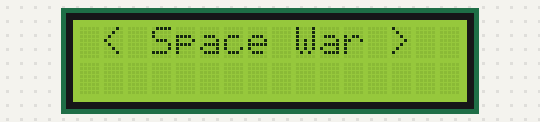
This program was run on a simulated ATmega32, built with avr-gcc and emulated at 8 MHz. On the bench: 20×4 character LCD. Wiring (inferred from the names in the program): character LCD (HD44780): RS PA2; R/W PA1; E PA0; data PC0, PC1, PC2, PC3, PC4, PC5, PC6, PC7.

Above: at 0.1 s.
At 1.2 s:
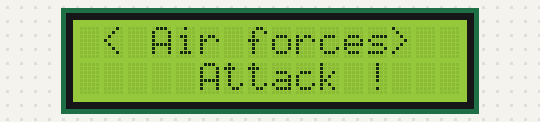
At 9.2 s:
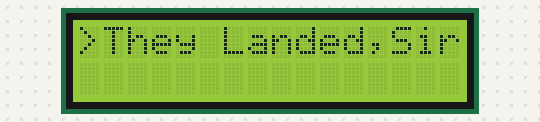
At 18.1 s:
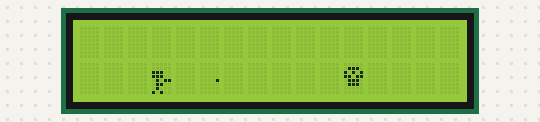
At 25.7 s:
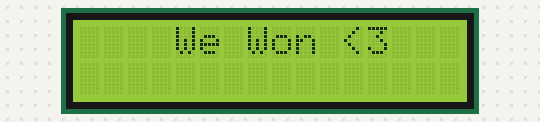
At 38.9 s:
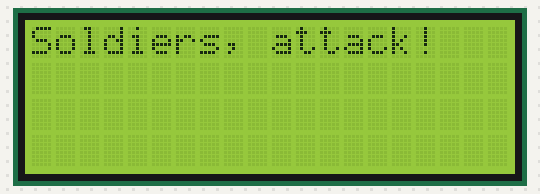

The program:

main.c
```c
#include "STD_Types.h"
#include "BIT_MATH.h"
#include "LCD_init.h"
#include <util/delay.h>

u8 Hamada1[8]={0b01110,0b01110,0b00100,0b10101,0b01110,0b00100,0b01010,0b10001};
u8 Hamada2[8]={0b01110,0b01110,0b00101,0b00110,0b01100,0b10100,0b01010,0b10000};
u8 Hamada3[8]={0b00000,0b00000,0b11100,0b11100,0b01011,0b01100,0b01000,0b10100};
u8 aship1[8]={0b00000,0b00000,0b00011,0b00100,0b11000,0b00100,0b00011,0b00000};
u8 aship2[8]={0b00100,0b01010,0b10001,0b00000,0b00000,0b00000,0b11011,0b00100};
u8 aship3[8]={0b00000,0b00000,0b11000,0b00100,0b00011,0b00100,0b11000,0b00000};
u8 Alien[8]={0b11111,0b10101,0b11111,0b11111,0b01110,0b01010,0b11011,0b00000};
u8 ship1[8]={0b00000,0b00100,0b00000,0b00100,0b00100,0b01010,0b01010,0b11111};
u8 ship2[8]={0b00100,0b00000,0b00000,0b00100,0b00100,0b01010,0b01010,0b11111};
u8 bomb[8]={0b11011,0b00111,0b11100,0b10101,0b11011,0b10110,0b01011,0b11010};
u8 bullet[8]={0b00000,0b00000,0b000000,0b00000,0b00001,0b00000,0b00000,0b00000};
u8 bell[8]={0b00000,0b00100,0b01110,0b01110,0b01110,0b11111,0b00000,0b00100};
u8 daship1[8]={0b00000,0b00010,0b00101,0b11000,0b00100,0b00011,0b00000,0b00000};
u8 daship2[8]={0b00000,0b00100,0b01011,0b10000,0b00000,0b01011,0b10100,0b00000};
u8 Hamada4[8]={0b01110,0b01110,0b00100,0b10111,0b01100,0b00100,0b01010,0b10010};
u8 Hamada5[8]={0b01110,0b01110,0b00100,0b11100,0b00110,0b00100,0b01010,0b01001};
u8 skull[8]={0b00000,0b01110,0b10101,0b11011,0b01110,0b01110,0b00000,0b00000};

int main(){
  LCD_VidInit();
  while(1){
  LCD_VidGoTo(0, 1);
  LCD_VidDisplayName("< Space War >");
  _delay_ms(1000);
  LCD_VidGoTo(0,3);
  LCD_VidDisplayName("Air forces");
    LCD_VidGoTo(1, 4);
  LCD_VidDisplayName(" Attack !");
  _delay_ms(1000);
  LCD_VidCreateSpecialChar(ship1, 0);
  LCD_VidCreateSpecialChar(ship2, 1);
  LCD_VidCreateSpecialChar(aship1,2);
  LCD_VidCreateSpecialChar(aship2,3);
  LCD_VidCreateSpecialChar(aship3,4);
  LCD_VidCreateSpecialChar(bell,  5);
  LCD_VidCreateSpecialChar(daship1,6);
  LCD_VidCreateSpecialChar(daship2,7);
    int i=0 ,flag=0;
    for(int j=0; j<25 ; j++){
      LCD_VidClearDisplay();
     if(j<=10)
      LCD_VidSendSpecialChar(5, 0 , 15);
    if((j/14)%2==0){
       LCD_VidSendSpecialChar(2, 0, i%14);
       LCD_VidSendSpecialChar(3, 0, (i%14)+1);
       LCD_VidSendSpecialChar(4, 0, (i%14)+2);
       if(i>=2|| flag ){
          LCD_VidSendSpecialChar(i%2 ,1, (i%14) +1);
          flag=1;
        }
      i++;
      }
    else if((j/14) %2==1){
       i--;
       LCD_VidSendSpecialChar(2, 0 , i%14);
       LCD_VidSendSpecialChar(3, 0 , (i%14) +1);
       LCD_VidSendSpecialChar(4, 0 , (i%14)+2);
       if(i>=2 ||flag)
          LCD_VidSendSpecialChar(i%2 ,1, (i%14) +1);
    }
    _delay_ms(200);
  }
    LCD_VidClearDisplay();
    LCD_VidSendSpecialChar(6, 0, i%14);
    LCD_VidSendSpecialChar(7, 0, (i%14)+1);
    LCD_VidSendSpecialChar(4, 0, (i%14)+2);
    LCD_VidSendSpecialChar(0, 1, (i%14) +1);
    _delay_ms(750);
      LCD_VidClearDisplay();
    LCD_VidCreateSpecialChar(Hamada1, 0);
    LCD_VidCreateSpecialChar(Hamada2, 1);
    LCD_VidCreateSpecialChar(Hamada3, 2);
    LCD_VidCreateSpecialChar(bullet, 3);
    LCD_VidCreateSpecialChar(Alien, 4);
    LCD_VidClearDisplay();
    LCD_VidGoTo(0, 0);
    LCD_VidDisplayName(">They Landed,Sir");
    _delay_ms(1000);
    LCD_VidGoTo(0, 0);
    LCD_VidDisplayName("Soldiers, attack!");
    _delay_ms(1000);
    i=0;
    for( ;i<25 ;i++){
        LCD_VidClearDisplay();
        (i>=8)? flag=0 : LCD_VidSendSpecialChar(5, 0, 15);
        if (i<=4)
          LCD_VidSendSpecialChar(4, 1, 15 -(i%5));
        else
          LCD_VidSendSpecialChar(4, 1, 11);
        if (i==1)
          LCD_VidSendSpecialChar(0, 1, i-1);
        else if (i==2 || i==3)
          LCD_VidSendSpecialChar(1, 1, i-1);
        else if (i>=4)
          LCD_VidSendSpecialChar(2, 1, 3);
        if(i>4)
          LCD_VidSendSpecialChar(3, 1 , (i%6) +5);
        _delay_ms(250);
    }
    LCD_VidCreateSpecialChar(skull, 4);
    LCD_VidSendSpecialChar(4, 1, 11);
    _delay_ms(1000);
    LCD_VidClearDisplay();
    LCD_VidCreateSpecialChar(Hamada4, 1);
    LCD_VidCreateSpecialChar(Hamada5, 2);
    LCD_VidClearDisplay();
    LCD_VidGoTo(0, 5);
    LCD_VidDisplayName("gg Ez");
    _delay_ms(1000);
    i=0;
    for(;i<25 ;i++){
      LCD_VidClearDisplay();
      LCD_VidGoTo(0, 3);
      LCD_VidDisplayName(" We Won <3 ");
      LCD_VidSendSpecialChar(i%3, 1, i);
      _delay_ms(300);
    }
    LCD_VidClearDisplay();
  }
}
```

LCD_config.h
```c
#ifndef LCD_CONFIG_H
#define LCD_CONFIG_H

#define CONTROL_PORT Port_A
#define DATA_PORT Port_C
#define RS_PIN Pin_2
#define RW_PIN Pin_1
#define ENABLE Pin_0

#endif
```

LCD_init.h
```c
/****************************************************************************
 ****************************************************************************
 *******************   SWC    :        LCD_INIT          ********************
 *******************    By    : Youssef Mostafa Mohamed  ********************
 *******************   Date   :       9/9/2022          ********************
 *******************  Version :          V1.0            ********************
 ****************************************************************************
 ***************************************************************************/
#ifndef LCD_INIT_H
#define LCD_INIT_H

void LCD_VidSendData(u8 copy_u8Data);
void LCD_VidSendCommand(u8 copy_u8Command);
void LCD_VidInit();
void LCD_VidDisplayName(u8* copy_u8name);
void LCD_VidGoTo(u8 copy_u8X,u8 copy_u8Y);
void LCD_VidClearDisplay(void);
void LCD_VidCreateSpecialChar(u8* pattern, u8 pattern_num);
void LCD_VidSendSpecialChar(u8 copy_u8pattern, u8 copy_u8X, u8 copy_u8Y);
void LCD_VidSendIntger(u64 copy_u64intger);
void LCD_VidSendNumber(f64 copy_f64Number);
void LCD_VidSendDecemal(f64 copy_f64decemal);

#endif
```

LCD_prog.c
```c
/****************************************************************************
 ****************************************************************************
 *******************   SWC    :       LCD Driver         ********************
 *******************    By    : Youssef Mostafa Mohamed  ********************
 *******************   Date   :       27/8/2022          ********************
 *******************  Version :          V1.0            ********************
 ****************************************************************************
 ***************************************************************************/
#include "STD_Types.h"
#include "BIT_MATH.h"
#include "DIO_init.h"
#include "DIO_private.h"
#include "LCD_init.h"
#include "LCD_config.h"
#include <util/delay.h>

void LCD_VidSendData(u8 copy_u8Data) {
  DIO_VoidSet_Pin_Value(CONTROL_PORT, RS_PIN, High);
  DIO_VoidSet_Pin_Value(CONTROL_PORT, RW_PIN, Low);
  DIO_VoidSet_Port_Value(DATA_PORT, copy_u8Data);
  DIO_VoidSet_Pin_Value(CONTROL_PORT, ENABLE, High);
  _delay_ms(3);
  DIO_VoidSet_Pin_Value(CONTROL_PORT, ENABLE, Low);
}

void LCD_VidSendCommand(u8 copy_u8Data) {
  DIO_VoidSet_Pin_Value(CONTROL_PORT, RS_PIN, Low);
  DIO_VoidSet_Pin_Value(CONTROL_PORT, RW_PIN, Low);
  DIO_VoidSet_Port_Value(DATA_PORT, copy_u8Data);
  DIO_VoidSet_Pin_Value(CONTROL_PORT,ENABLE, High);
  _delay_ms(3);
  DIO_VoidSet_Pin_Value(CONTROL_PORT, ENABLE, Low);

}

void LCD_VidInit(){
  DIO_VoidSet_Port_Direction(DATA_PORT, Output);
  DIO_VoidSet_Pin_Direction(CONTROL_PORT, RS_PIN, Output);
  DIO_VoidSet_Pin_Direction(CONTROL_PORT, RW_PIN, Output);
  DIO_VoidSet_Pin_Direction(CONTROL_PORT, ENABLE, Output);
  _delay_ms(40);
  LCD_VidSendCommand(0b00111100);
  LCD_VidSendCommand(0b00001100);
  LCD_VidSendCommand(0b00000001);
}

void LCD_VidDisplayName(u8* copy_u8name){
  while((*copy_u8name) != '\0'){
    LCD_VidSendData(*(copy_u8name));
    copy_u8name++;
   }
}

void LCD_VidGoTo(u8  copy_u8X, u8 copy_u8Y){
  if(copy_u8X==1)
    copy_u8Y+=0x40;
  LCD_VidSendCommand(copy_u8Y+0b10000000);
}

void LCD_VidClearDisplay(void){
  LCD_VidSendCommand(0x01);
}

void LCD_VidCreateSpecialChar(u8* copy_u8pattern, u8 pattern_num){
  u8 local_pos = 8* pattern_num;
  LCD_VidSendCommand(0b01000000+local_pos);
  for(u8 i=0;i<8 ;i++)
    LCD_VidSendData(copy_u8pattern[i]);
    LCD_VidGoTo(0, 0);
}

void LCD_VidSendSpecialChar(u8 copy_u8pattern, u8  copy_u8X, u8 copy_u8Y){
  LCD_VidGoTo(copy_u8X, copy_u8Y);
  LCD_VidSendData(copy_u8pattern);
}

void LCD_VidSendIntger(u64 copy_u64intger){
	if(copy_u64intger !=0 ){
		LCD_VidSendIntger(copy_u64intger/10);
		LCD_VidSendData((copy_u64intger%10) +'0');
	}

}

void LCD_VidSendDecemal(f64 copy_f64decemal){
  f64 copy_f128fraction = copy_f64decemal - ((u64) copy_f64decemal);
  copy_f128fraction=copy_f128fraction*10;
  u64 copy_u64intger= (u64) copy_f128fraction;
if(copy_u64intger != 0){
      LCD_VidSendData(copy_u64intger+'0');
      LCD_VidSendDecemal(copy_f128fraction);
  }
}

void LCD_VidSendNumber(f64 copy_f64Number){
  if (copy_f64Number==0)
    LCD_VidSendData('0');
  if (copy_f64Number<0){
    LCD_VidSendData('-');
    if((u64) (-1*copy_f64Number)==0)
      LCD_VidSendData('0');
    LCD_VidSendIntger((u64)(-1 *copy_f64Number));
    if((-1*copy_f64Number) > (u64) (-1*copy_f64Number)){
      LCD_VidSendData('.');
      LCD_VidSendDecemal(-1*copy_f64Number);
    }
  }
  else if (copy_f64Number>0){
    if((u64) copy_f64Number==0)
      LCD_VidSendData('0');
    LCD_VidSendIntger((u64) copy_f64Number);
    if(copy_f64Number > (u64) copy_f64Number){
      LCD_VidSendData('.');
      LCD_VidSendDecemal(copy_f64Number);
    }
  }
}
```

BIT_MATH.h
```c
/****************************************************************************
 ****************************************************************************
 *******************   SWC    :        BIT_MATH          ********************
 *******************    By    : Youssef Mostafa Mohamed  ********************
 *******************   Date   :       21/8/2022          ********************
 *******************  Version :          V1.0            ********************
 ****************************************************************************
 ***************************************************************************/

#ifndef _BIT_MATH_H_
#define _BIT_MATH_H_

		/* Set Bit */
#define SET_BIT(REG,BIT_NUM)  REG|=(1<<BIT_NUM)

		/* Clear Bit */
#define CLEAR_BIT(REG,BIT_NUM)  REG&=(~(1<<BIT_NUM))

		/* Toggle Bit */
#define TOGGLE_BIT(REG,BIT_NUM)  REG^=(1<<BIT_NUM)

		/* GET_BIT */
#define GET_BIT(REG,BIT_NUM)   ((REG>>BIT_NUM)&1)


#endif
```

DIO_init.h
```c
/****************************************************************************
 ****************************************************************************
 *******************   SWC    :       DIO Driver         ********************
 *******************    By    : Youssef Mostafa Mohamed  ********************
 *******************   Date   :       27/8/2022          ********************
 *******************  Version :          V1.0            ********************
 ****************************************************************************
 ***************************************************************************/

#ifndef DIO_PRIVATE_H
#define DIO_PRIVATE_H

typedef enum {
  Port_A,
  Port_B,
  Port_C,
  Port_D
}et_Port;

typedef enum {
  Pin_0,
  Pin_1,
  Pin_2,
  Pin_3,
  Pin_4,
  Pin_5,
  Pin_6,
  Pin_7
}et_Pin;

typedef enum{
  Input,
  Output
}et_Direction;

typedef enum{
  Low,
  High
}et_Status;

/* Setting PIN Direction */
  void DIO_VoidSet_Pin_Direction(u8 copy_u8port, u8 copy_u8pin, u8 copy_u8direction);
/* Setting PIN Value */
  void DIO_VoidSet_Pin_Value(u8 copy_u8port, u8 copy_u8pin, u8 copy_u8Value);
/* Getting PIN Value */
  void DIO_VoidGet_Pin_Value(u8 copy_u8port, u8 copy_u8pin,u8* copy_u8data);
/* Setting PORT Direction */
  void DIO_VoidSet_Port_Direction(u8 copy_u8port, u8 copy_u8direction);
/*Setting port Direction with custom value*/
  void DIO_VoidSet_Custom_Port_Direction(u8 copy_u8port,u8 copy_u8value);
/* Setting PORT ( PORT register ) Value */
  void DIO_VoidSet_Port_Value(u8 copy_u8port, u8 copy_u8value);
/* Getting PORT ( PIN  register )  */
  void DIO_VoidGet_Port_Value(u8 copy_u8port, u8* copy_u8data);

#endif
```

DIO_private.h
```c
  /****************************************************************************
  *****************************************************************************
  *******************   SWC    :       DIO Driver         *********************
  *******************    By    : Youssef Mostafa Mohamed  *********************
  *******************   Date   :       27/8/2022          *********************
  *******************  Version :          V1.0            *********************
  *****************************************************************************
  ****************************************************************************/

#ifndef DIO_INT_h
#define DIO_INT_H

#define DDRA  *((u8*)0X3A)
#define PORTA *((u8*)0X3B)
#define PINA  *((volatile u8*)0X39)
#define DDRB  *((u8*)0X37)
#define PORTB *((u8*)0X38)
#define PINB  *((volatile u8*)0X36)
#define DDRC  *((u8*)0X34)
#define PORTC *((u8*)0X35)
#define PINC  *((volatile u8*)0X33)
#define DDRD  *((u8*)0X31)
#define PORTD *((u8*)0X32)
#define PIND  *((volatile u8*)0X30)

#endif
```

DIO_prog.c
```c
  /****************************************************************************
  *****************************************************************************
  *******************   SWC    :       DIO Driver         ********************
  *******************    By    : Youssef Mostafa Mohamed  ********************
  *******************   Date   :       27/8/2022          ********************
  *******************  Version :          V1.0            ********************
  ****************************************************************************
  ***************************************************************************/
#include "STD_Types.h"
#include "BIT_MATH.h"
#include "DIO_init.h"
#include "DIO_private.h"

/* Setting PIN Direction */
  void DIO_VoidSet_Pin_Direction(u8 copy_u8port, u8 copy_u8pin, u8 copy_u8direction){
        if(copy_u8direction == Input){
            switch(copy_u8port){
              case Port_A: CLEAR_BIT(DDRA,copy_u8pin);break;
              case Port_B: CLEAR_BIT(DDRB,copy_u8pin);break;
              case Port_C: CLEAR_BIT(DDRC,copy_u8pin);break;
              case Port_D: CLEAR_BIT(DDRD,copy_u8pin);break;
            }
        }
        else if(copy_u8direction == Output){
             switch(copy_u8port){
	      case Port_A: SET_BIT(DDRA,copy_u8pin);break;
              case Port_B: SET_BIT(DDRB,copy_u8pin);break;
              case Port_C: SET_BIT(DDRC,copy_u8pin);break;
              case Port_D: SET_BIT(DDRD,copy_u8pin);break;
             }
        }
      }

    /* Setting PIN Value */
     void DIO_VoidSet_Pin_Value(u8 copy_u8port, u8 copy_u8pin, u8 copy_u8Value){
        if(copy_u8Value == High){
            switch(copy_u8port){
              case Port_A: SET_BIT(PORTA,copy_u8pin);break;
              case Port_B: SET_BIT(PORTB,copy_u8pin);break;
              case Port_C: SET_BIT(PORTC,copy_u8pin);break;
              case Port_D: SET_BIT(PORTD,copy_u8pin);break;
            }
        }
        else if(copy_u8Value == Low){
           switch(copy_u8port){
	      case Port_A: CLEAR_BIT(PORTA,copy_u8pin);break;
              case Port_B: CLEAR_BIT(PORTB,copy_u8pin);break;
              case Port_C: CLEAR_BIT(PORTC,copy_u8pin);break;
              case Port_D: CLEAR_BIT(PORTD,copy_u8pin);break;
           }
         }
    }

    /* Getting PIN Value */
      void DIO_VoidGet_Pin_Value(u8 copy_u8port, u8 copy_u8pin,u8* copy_u8data){
          switch(copy_u8port){
            case Port_A:(*copy_u8data)=GET_BIT(PINA,copy_u8pin);break;
            case Port_B:(*copy_u8data)=GET_BIT(PINB,copy_u8pin);break;
            case Port_C:(*copy_u8data)=GET_BIT(PINC,copy_u8pin);break;
            case Port_D:(*copy_u8data)=GET_BIT(PIND,copy_u8pin);break;
          }
      }
    /* Setting PORT Direction */
      void DIO_VoidSet_Port_Direction(u8 copy_u8port, u8 copy_u8direction){
      		if(copy_u8direction==Input){
      			switch(copy_u8port){
      				case Port_A:DDRA=0b00000000;break;
      				case Port_B:DDRB=0b00000000;break;
      				case Port_C:DDRC=0b00000000;break;
      				case Port_D:DDRD=0b00000000;break;
      			}
      		}
      		else if(copy_u8direction==Output){
     			 switch(copy_u8port){
      				case Port_A:DDRA=0b11111111;break;
      				case Port_B:DDRB=0b11111111;break;
      				case Port_C:DDRC=0b11111111;break;
      				case Port_D:DDRD=0b11111111;break;
      			}
      		}
      }

    /* Setting DDR ( DDR register ) with custom direction */
     void DIO_VoidSet_Custom_Port_Direction(u8 copy_u8port,u8 copy_u8value){
      		switch(copy_u8port){
      			case Port_A:DDRA=copy_u8value;break;
      			case Port_B:DDRB=copy_u8value;break;
      			case Port_C:DDRC=copy_u8value;break;
      			case Port_D:DDRD=copy_u8value;break;

    		}
      }

    /* Setting PORT ( PORT register ) Value */
      void DIO_VoidSet_Port_Value(u8 copy_u8port, u8 copy_u8value){
      			switch(copy_u8port){
      				case Port_A:PORTA=copy_u8value;break;
      				case Port_B:PORTB=copy_u8value;break;
      				case Port_C:PORTC=copy_u8value;break;
      				case Port_D:PORTD=copy_u8value;break;
      			}
      		}
    /* Getting PORT ( PIN  register )  */
	void DIO_VoidGet_Port_Value(u8 copy_u8port, u8* copy_u8data){
          switch(copy_u8port){
            case Port_A:(*copy_u8data)=PINA;break;
            case Port_B:(*copy_u8data)=PINB;break;
            case Port_C:(*copy_u8data)=PINC;break;
            case Port_D:(*copy_u8data)=PIND;break;
          }
      }
```

Source omitted: STD_Types.h (1083 bytes)

Measured:
- what the display in image 0 shows lasts 1.1 s, from 0.1 s to 1.2 s
- what the display in image 1 shows lasts 1.2 s, from 1.2 s to 2.4 s
- what the display in image 4 shows lasts 1.3 s, from 25.7 s to 27.0 s
- what the display in image 5 shows lasts 1.1 s, from 38.8 s to 39.9 s
